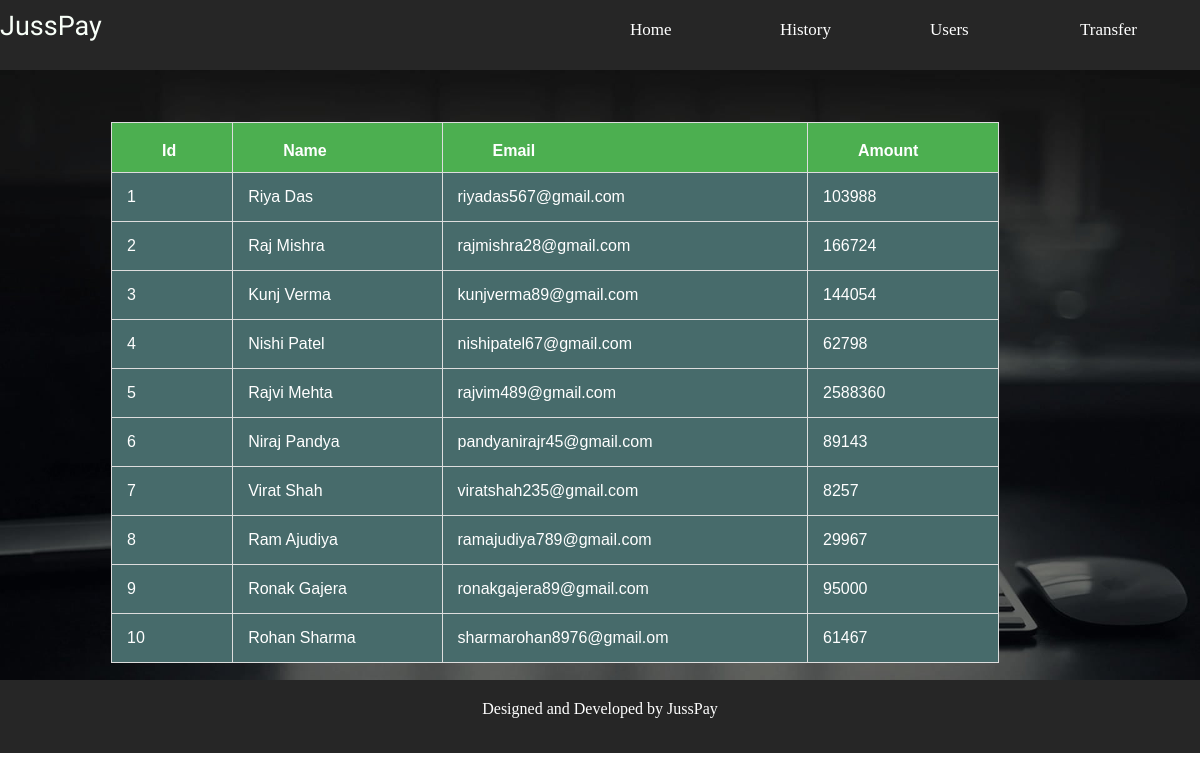
The page /users.php on the database its author committed.
### tables this page shows
CREATE TABLE IF NOT EXISTS `customer` (
  `Id` int(5) NOT NULL,
  `Name` varchar(15) NOT NULL,
  `Email` varchar(30) NOT NULL,
  `Amount` float NOT NULL
);

### users.php (the view, shortened to what this page needs)
<!DOCTYPE html>
<html>
  <head>
    <link rel="stylesheet" href="history.css">
  </head>
  <body>
    <div class="header">
      <div class="header-logo" style="display: inline-block;margin-top:10px; font-family:Petit Formal Script;font-size:27px;color:#F8FFF8;">JussPay</div>
         <div class="header-list" style="display: inline-block;float: right;">
            <ul style="display: inline-block;margin-top:20px;font-size:17px;">
              <li><a href="transfer.php" class="d">Transfer</a></li>
              <li><a href="users.php" class="d">Users</a></li>
              <li><a href="history.php" class="d">History</a></li>
              <li><a href="index.php" class="d">Home</a></li>
             </ul>
          </div>
    </div>
    <div class="main">
      <table id="customers" align="center">
        <tr>
          <th>Id</th>
          <th>Name</th>
          <th>Email</th>
          <th>Amount</th>
        </tr>
          <?php include('dbconnect.php') ?>
          <?php
            if($_SESSION["success"]=="done")
            {
                   echo '<script>alert("Money Transferred Succesfully")</script>';
                   $_SESSION["success"]="go";
                   $sql= "SELECT Id,Name,Email,Amount from customer";
                   $result = $db->query($sql);
                    if($result-> num_rows>0)
                  {
                      while($row=$result-> fetch_assoc())
                    {
                      echo"<tr><td>".$row["Id"]."</td><td>".$row["Name"]."</td><td>".$row["Email"]."</td><td>".$row["Amount"]."</td></tr>";
                    }
                 }
                    else
                  {
                      echo "0 result";
                  }
              echo "</table>";
              mysqli_close($db);
          }
          else{
            $sql= "SELECT Id,Name,Email,Amount from customer";
            $result = $db->query($sql);
            if($result-> num_rows>0)
            {
              while($row=$result-> fetch_assoc())
              {
                echo"<tr><td>".$row["Id"]."</td><td>".$row["Name"]."</td><td>".$row["Email"]."</td><td>".$row["Amount"]."</td></tr>";
              }
            }
            else
            {
              echo "0 result";
            }
            echo "</table>";
          }
         ?>
    </div>
    <div class="footer">
    Designed and Developed by JussPay
    </div>
  </body>
</html>

### history.css (style rules this page uses)
html,body { width:100%; height:100%; margin:0px; padding:0px; }
.header { background-color: #262626; color: #fff; height: 70px; font-family: cursive; font-size:17px; }
.main { background-color: #fcfbf9; height:480px; padding-top:50px; padding-bottom:80px; padding-right:90px; animation: transitionIn 1s; background-image: url("st.jpg"); background-repeat: no-repeat; background-size: 100% 100%; }
li { list-style: none; padding-right:30px; padding-bottom:40px; padding-left:30px; float:right; }
.footer { background-color: #262626; height:53px; text-align:center; padding-top: 20px; color:white; }
.d { display:inline-block; height:20px; width: 90px; animation-name: animateIn; animation-duration: 350ms; animation-timing-function:ease-in-out; color:white; padding-bottom:20px; text-decoration:none; }

### users.php (style rules this page uses)
#customers { font-family: Arial, Helvetica, sans-serif; border-collapse: collapse; width: 80%; padding:40px 60px; position: center; color:white; }
#customers td, #customers th { border: 1px solid #ddd; padding: 15px; }
#customers tr:nth-child(even) { background-color: #476b6b; }
#customers tr { background-color: #476b6b; }
#customers th { padding-top: 19px; padding-bottom: 12px; padding-left: 50px; text-align: left; background-color: #4CAF50; color: white; }

### rows shown on the page
customer: Id "1", Name "Riya Das", Email "riyadas567@gmail.com", Amount "103988"
customer: Id "2", Name "Raj Mishra", Email "rajmishra28@gmail.com", Amount "166724"
customer: Id "3", Name "Kunj Verma", Email "kunjverma89@gmail.com", Amount "144054"
customer: Id "4", Name "Nishi Patel", Email "nishipatel67@gmail.com", Amount "62798"
customer: Id "5", Name "Rajvi Mehta", Email "rajvim489@gmail.com", Amount "2588360"
customer: Id "6", Name "Niraj Pandya", Email "pandyanirajr45@gmail.com", Amount "89143"
customer: Id "7", Name "Virat Shah", Email "viratshah235@gmail.com", Amount "8257"
customer: Id "8", Name "Ram Ajudiya", Email "ramajudiya789@gmail.com", Amount "29967"
customer: Id "9", Name "Ronak Gajera", Email "ronakgajera89@gmail.com", Amount "95000"
customer: Id "10", Name "Rohan Sharma", Email "sharmarohan8976@gmail.om", Amount "61467"
